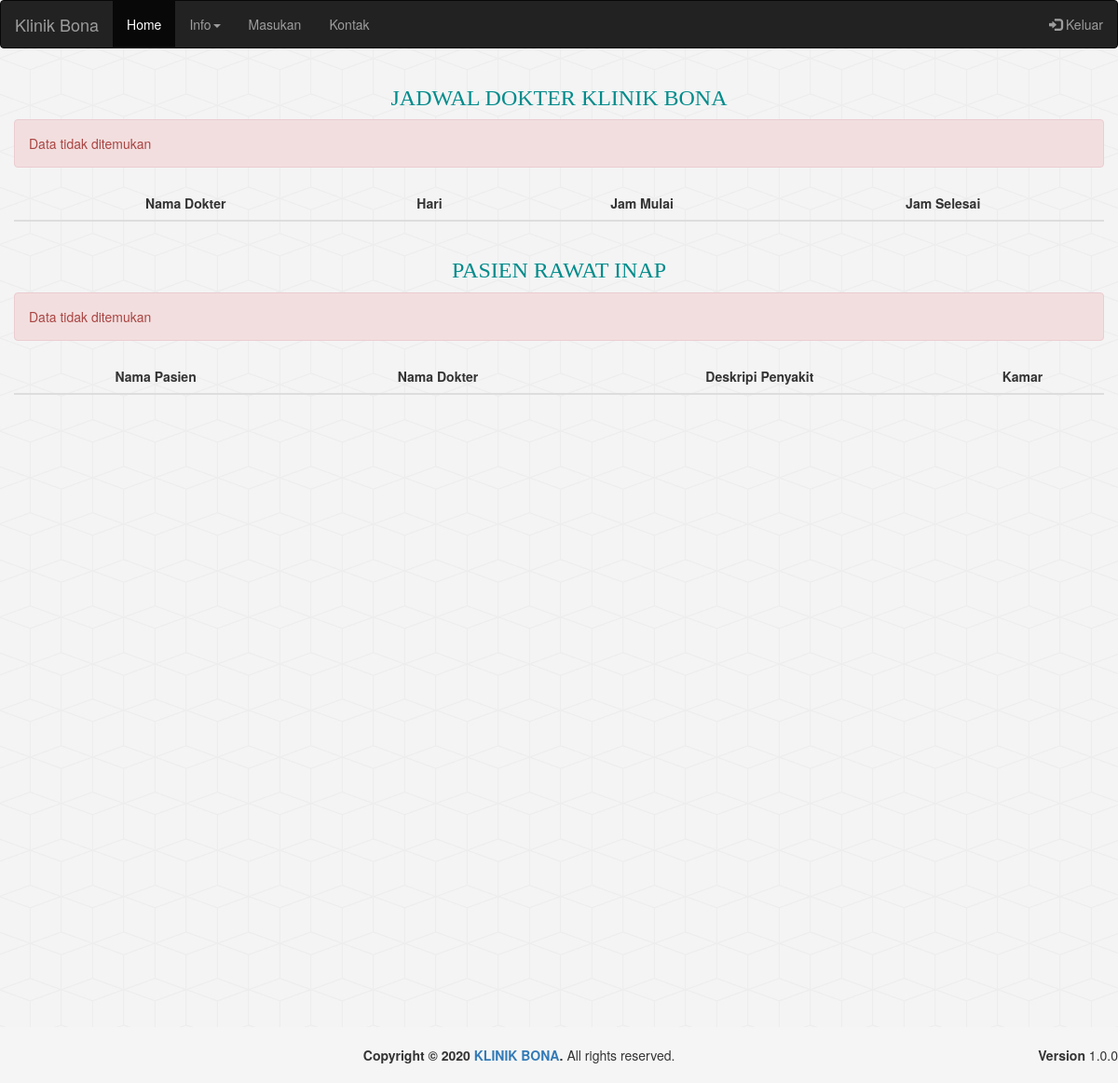
Before: /index.php/plotting/HomePasien with the older database file.
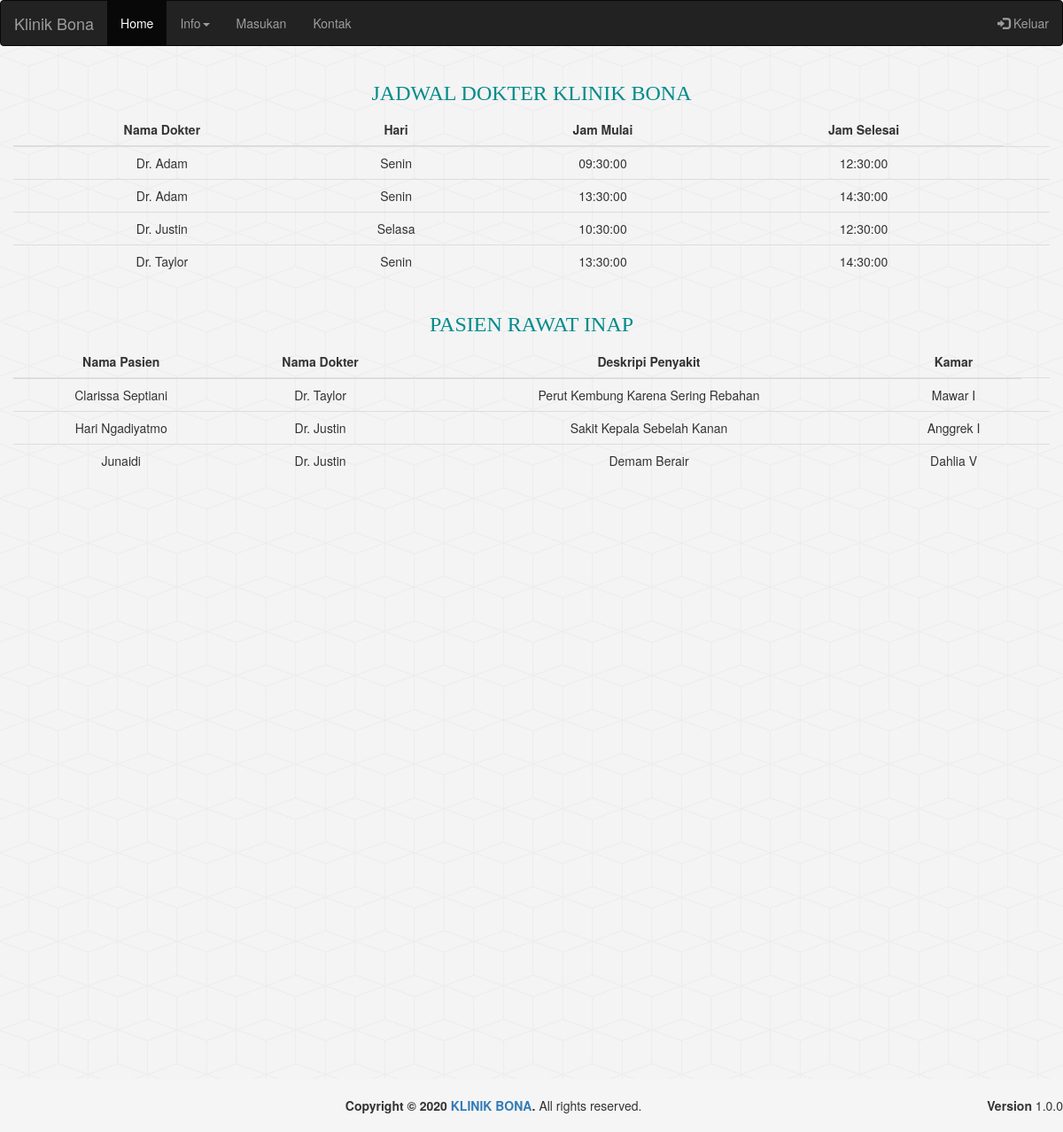
After: the same page with the newer database file.
### tables this page shows
CREATE TABLE `plotting_dokter` (
  `id_plotting` int(11) NOT NULL,
  `id_jadwal` int(11) NOT NULL,
  `id_dokter` int(11) NOT NULL
);

CREATE TABLE `dokter` (
  `id_dokter` int(11) NOT NULL,
  `nama_dokter` varchar(50) NOT NULL,
  `alamat` text NOT NULL,
  `kontak` varchar(13) NOT NULL
);

CREATE TABLE `jadwal_dokter` (
  `id_jadwal` int(11) NOT NULL,
  `hari` varchar(10) NOT NULL,
  `jam_mulai` time NOT NULL,
  `jam_selesai` time NOT NULL
);

CREATE TABLE `rawat_inap` (
  `id_rawat_inap` int(11) NOT NULL,
  `tanggal_masuk` date NOT NULL,
  `tanggal_keluar` date NOT NULL,
  `id_pemeriksaan` int(11) NOT NULL,
  `id_kamar` int(11) NOT NULL
);

CREATE TABLE `pasien` (
  `id_pasien` int(11) NOT NULL,
  `nama_pasien` varchar(50) NOT NULL,
  `tanggal_lahir` date NOT NULL,
  `alamat` text NOT NULL,
  `email` varchar(50) NOT NULL,
  `kontak` varchar(13) NOT NULL
);

CREATE TABLE `pemeriksaan` (
  `id_pemeriksaan` int(11) NOT NULL,
  `deskripsi` text NOT NULL,
  `tanggal` date NOT NULL,
  `id_pasien` int(11) NOT NULL,
  `id_dokter` int(11) NOT NULL
);

CREATE TABLE `kamar_inap` (
  `id_kamar` int(11) NOT NULL,
  `nama_kamar` varchar(20) NOT NULL
);

### application/controllers/plotting.php (called while the page is built, shortened)
<?php
class Plotting extends CI_Controller
{
	public function __construct()
	{
		$this->load->model('ModPilihan');
		$this->load->library('form_validation');
	}
	function HomePasien(){
		$data['judul'] = 'Plotting Jadwal Dokter';
		$data['plot'] = $this->ModPilihan->getPlotHome();
		$data['judul'] = 'Riwayat Rawat Inap Pasien';
		$data['rawat'] = $this->ModPilihan->getAllRawatInap();
		$this->load->view('home/Home_pasien',$data);
	}
}
?>

### index.php (called while the page is built, shortened)
<?php
require_once BASEPATH.'core/CodeIgniter.php';

### application/models/ModPilihan.php (called while the page is built, shortened)
<?php
class ModPilihan extends CI_Model {
	public function getPlotHome(){
		$SQL = "SELECT * FROM plotting_dokter A, dokter B, jadwal_dokter C WHERE A.id_dokter=B.id_dokter AND A.id_jadwal=C.id_jadwal";
		return $this->db->query($SQL)->result_array();
		$SQL = "SELECT * FROM rawat_inap A, kamar_inap B, pemeriksaan C, pasien D, dokter E WHERE A.id_kamar=B.id_kamar AND               A.id_pemeriksaan=C.id_pemeriksaan AND C.id_pasien=D.id_pasien AND C.id_dokter=E.id_dokter";
		return $this->db->query($SQL)->result_array();
	}
	public function getAllRawatInap()
	{
		$SQL = "SELECT * FROM rawat_inap A, kamar_inap B, pemeriksaan C, pasien D, dokter E WHERE A.id_kamar=B.id_kamar AND               A.id_pemeriksaan=C.id_pemeriksaan AND C.id_pasien=D.id_pasien AND C.id_dokter=E.id_dokter";
		return $this->db->query($SQL)->result_array();
	}
 }
?>

### application/views/home/Home_pasien.php (the view, shortened to what this page needs)
<?php $this->load->view("template_Guest/header.php") ?>
<?php $this->load->view("template_Guest/navbar.php") ?>
<div class="container">
    <div class="row mt-5">
      <div class="col">
        <h3 class="text-center">Jadwal Dokter Klinik Bona</h3>
        <?php if (empty($plot)) : ?>
            <div class="alert alert-danger" role="alert">
                Data tidak ditemukan
            </div>
            <?php endif; ?>
            <table class="table mt-5">
                <thead>
                    <tr>
                        <th class="text-center" scope="col">Nama Dokter</th>
                        <th class="text-center" scope="col">Hari</th>
                        <th class="text-center" scope="col">Jam Mulai</th>
                        <th class="text-center" scope="col">Jam Selesai</th>
                    </tr>
                </thead>
                <tbody>
                    <tr><?php foreach ($plot as $pl) : ?>
                        <td class="text-center"><?= $pl['nama_dokter']; ?></td>
                        <td class="text-center"><?= $pl['hari']; ?></td>
                        <td class="text-center"><?= $pl['jam_mulai']; ?></td>
                        <td class="text-center"><?= $pl['jam_selesai']; ?></td>
                        <td class="text-center">
                         </td>
                    </tr>
                    <?php endforeach ?>
                </tbody>
            </table>
      </div>
    </div>
</div>
<div class="container">
    <div class="row mt-5">
      <div class="col">
        <h3 class="text-center">Pasien Rawat Inap</h3>
        <?php if (empty($rawat)) : ?>
            <div class="alert alert-danger" role="alert">
                Data tidak ditemukan
            </div>
            <?php endif; ?>
            <table class="table mt-6">
                <thead>
                    <tr>
                        <th class="text-center" scope="col">Nama Pasien</th>
                        <th class="text-center" scope="col">Nama Dokter</th>
                        <th class="text-center" scope="col">Deskripi Penyakit</th>
                        <th class="text-center" scope="col">Kamar</th>
                    </tr>
                </thead>
                <tbody>
                    <tr><?php foreach ($rawat as $rw) : ?>
                        <td class="text-center"><?= $rw['nama_pasien']; ?></td>
                        <td class="text-center"><?= $rw['nama_dokter']; ?></td>
                        <td class="text-center"><?= $rw['deskripsi']; ?></td>
                        <td class="text-center"><?= $rw['nama_kamar']; ?></td>
                        <td class="text-center">
                        </td>
                    </tr>
                    <?php endforeach ?>
                </tbody>
            </table>
      </div>
</div>
<?php $this->load->view("template_Guest/footer.php") ?>

### application/views/template_Guest/header.php (shortened to what this page needs)
<!DOCTYPE html>
<html lang="en">
<head>
    <link rel="stylesheet" href="https://maxcdn.bootstrapcdn.com/bootstrap/3.4.1/css/bootstrap.min.css">
</head>
<body>

### application/views/template_Guest/navbar.php (shortened to what this page needs)
<nav class="navbar navbar-inverse">
  <div class="container-fluid">
    <div class="navbar-header">
      <a class="navbar-brand" href="<?= site_url('pilihan/InformasiKlinik') ?>">Klinik Bona</a>
    </div>
    <ul class="nav navbar-nav">
      <li class="active"><a href="<?= site_url('plotting/HomePasien') ?>">Home</a></li>
      <li class="dropdown"><a class="dropdown-toggle" data-toggle="dropdown" href="#">Info<span class="caret"></span></a>
      </li>
      <li><a href="<?= site_url('Input_Masukan/index') ?>">Masukan</a></li>
      <li><a href="<?= site_url('pilihan/Kontak') ?>">Kontak</a></li>
    </ul>
     <ul class="nav navbar-nav navbar-right">
      <li><a href="<?= site_url('pilihan/index') ?>"><span class="glyphicon glyphicon-log-in"></span> Keluar</a></li>
    </ul>
  </div>
</nav>

### application/views/template_Guest/footer.php (shortened to what this page needs)
</div>
<footer class="footer">
        <div class="pull-right hidden-xs">
          <b>Version</b> 1.0.0
        </div>
        <strong>Copyright &copy; 2020 <a href="#">KLINIK BONA</a>.</strong> All rights reserved.
 </footer>
</body>
</html>

Changed rows visible on the page:
added plotting_dokter: id_dokter.nama_dokter "Dr. Adam", id_jadwal.hari "Senin", id_jadwal.jam_mulai "09:30:00", id_jadwal.jam_selesai "12:30:00"
added plotting_dokter: id_dokter.nama_dokter "Dr. Adam", id_jadwal.hari "Senin", id_jadwal.jam_mulai "13:30:00", id_jadwal.jam_selesai "14:30:00"
added plotting_dokter: id_dokter.nama_dokter "Dr. Justin", id_jadwal.hari "Selasa", id_jadwal.jam_mulai "10:30:00", id_jadwal.jam_selesai "12:30:00"
added plotting_dokter: id_dokter.nama_dokter "Dr. Taylor", id_jadwal.hari "Senin", id_jadwal.jam_mulai "13:30:00", id_jadwal.jam_selesai "14:30:00"
now on this page (row edited): rawat_inap: pasien.nama_pasien "Clarissa Septiani", dokter.nama_dokter "Dr. Taylor", id_pemeriksaan.deskripsi "Perut Kembung Karena Sering Rebahan", id_kamar.nama_kamar "Mawar I"
added rawat_inap: pasien.nama_pasien "Hari Ngadiyatmo", dokter.nama_dokter "Dr. Justin", id_pemeriksaan.deskripsi "Sakit Kepala Sebelah Kanan", id_kamar.nama_kamar "Anggrek I"
added rawat_inap: pasien.nama_pasien "Junaidi", dokter.nama_dokter "Dr. Justin", id_pemeriksaan.deskripsi "Demam Berair", id_kamar.nama_kamar "Dahlia V"
Other visible differences:
text no longer shown: "Data tidak ditemukan Data tidak ditemukan"
